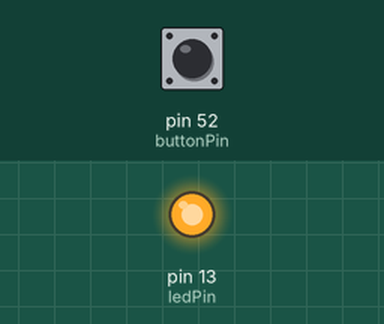
The sketch below on a simulated Arduino Mega 2560, built with avr-gcc and run on an emulated ATmega2560. Parts: output pins drawn as LEDs (lit = HIGH). The test bench sets the inputs (shaded band); at power-on: pin 52 (buttonPin) HIGH. What the sketch prints to the serial monitor is not drawn.

Above: at 1.2 s.
1.3 s: pin 52 (buttonPin) pulled LOW for 0.15 s
At 1.38 s:
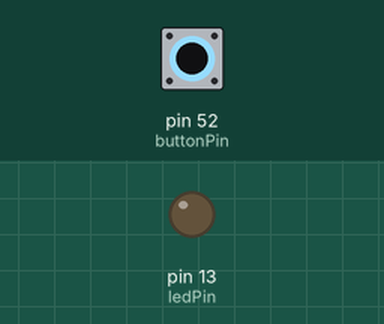
2.9 s: pin 52 (buttonPin) pulled LOW for 3.2 s
At 6.7 s:
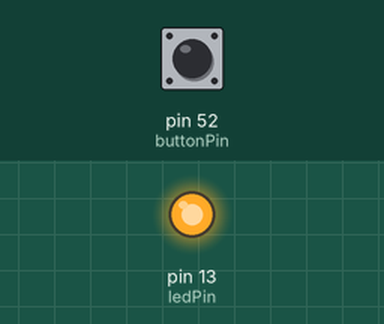
Timing chart, 0 to 8.2 s (numbered marks = the images above; inputs shaded):
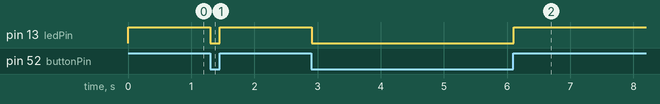

Measured:
- after the input at 1.3 s, pin 13 (ledPin): HIGH → LOW at once, → HIGH 0.15 s later
- after the input at 2.9 s, pin 13 (ledPin): HIGH → LOW at once, → HIGH 3.2 s later

The sketch:

button_testSIMPLE.ino.ino
```cpp
// constants won't change. They're used here to set pin numbers:
const int buttonPin = 52;     // the number of the pushbutton pin
const int ledPin =  13;      // the number of the LED pin

// variables will change:
int buttonState = 0;         // variable for reading the pushbutton status

void setup() {
  // initialize the LED pin as an output:
  pinMode(ledPin, OUTPUT);
  // initialize the pushbutton pin as an input:
  pinMode(buttonPin, INPUT_PULLUP);
  Serial.begin(9600);

}

void loop() {
  // read the state_machine of the pushbutton value:
  buttonState = digitalRead(buttonPin);
  Serial.println(buttonState);

  // check if the pushbutton is pressed. If it is, the buttonState is HIGH:
  if (buttonState == HIGH) {
    // turn LED on:
    digitalWrite(ledPin, HIGH);
  } else {
    // turn LED off:
    digitalWrite(ledPin, LOW);
  }
}
```
